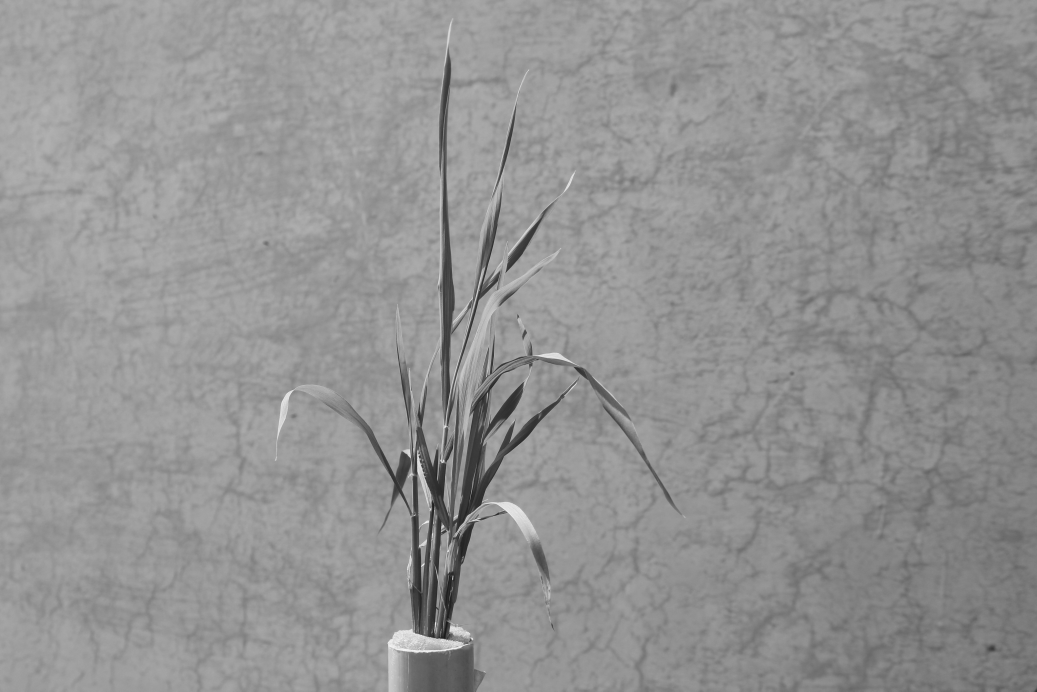
#> input picture test_images/gray.jpg, 5184 x 3456 px (shown at 1/5 size)
$ python removebg.py
#> lines starting #> are read from the running program, lines starting #| are printed output that depends on the picture; after the words box and inside, x2 and y2 are one past the last pixel; in counts of white or black regions, pixels touching at a corner belong together
# import the necessary packages
import numpy as np
import imutils
from cv2 import cv2


def is_contour_bad(c):
    # approximate the contour
    peri = cv2.arcLength(c, True)
    approx = cv2.approxPolyDP(c, 0.02 * peri, True)

    # the contour is 'bad' if it is not a rectangle
    return not len(approx) == 4


# load the shapes image, convert it to grayscale, and edge edges in
# the image
image = cv2.imread("./test_images/gray.jpg")
#> image is the input picture: shape (3456, 5184, 3); min 10, max 255, mean 147
# [4 lines of commented-out code are left out]
gray = cv2.cvtColor(image, cv2.COLOR_BGR2GRAY)
edged = cv2.Canny(gray, 50, 100)
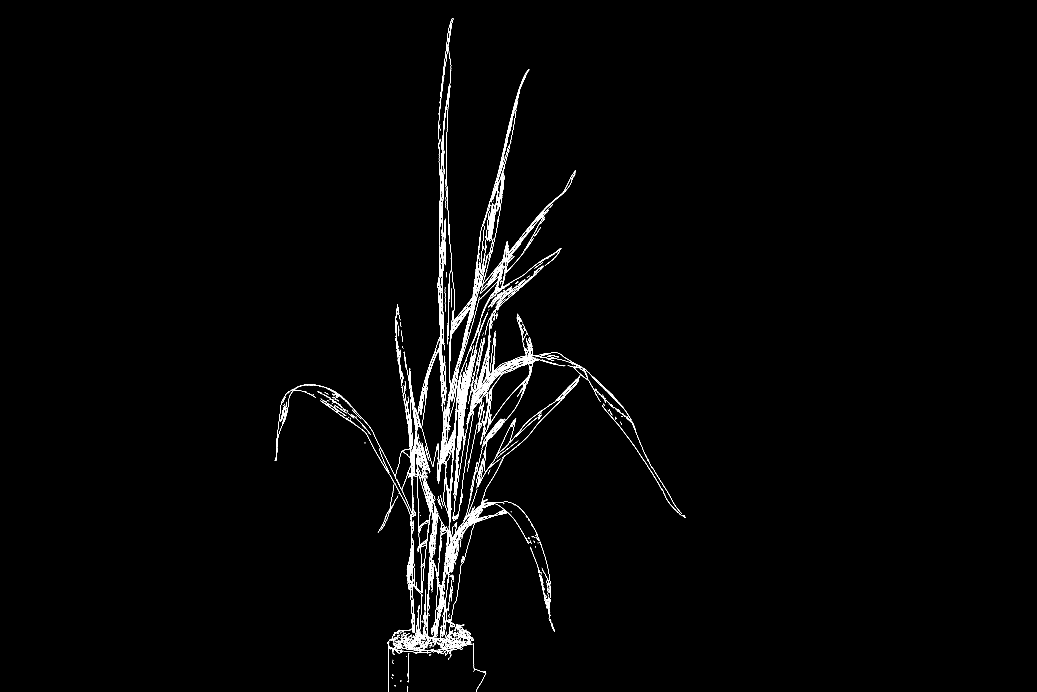
#> edged: shape (3456, 5184) (shown at 1/5 size); 0.72% white in thin lines or dots, all inside (x1, y1, x2, y2) = (1374, 91, 3428, 3456)
cv2.imshow("Original", image)


# find contours in the image and initialize the mask that will be
# used to remove the bad contours
cnts = cv2.findContours(edged.copy(), cv2.RETR_LIST, cv2.CHAIN_APPROX_SIMPLE)
#> cnts = 3473 contours, 3221 with area under 20; largest, box (x1, y1, x2, y2) and area: (2294, 2517, 2629, 2691) 1020, (2169, 3042, 2192, 3188) 943, (2170, 3043, 2192, 3175) 930, (2240, 1898, 2889, 2739) 657, (2322, 1784, 2667, 2206) 551
cnts = imutils.grab_contours(cnts)
mask = np.ones(image.shape[:2], dtype="uint8") * 255

# loop over the contours
for c in cnts:
    # if the contour is bad, draw it on the mask
    if is_contour_bad(c):
        cv2.drawContours(mask, [c], -1, 0, -1)
#> this loop made 3473 passes
#> peri in is_contour_bad on passes 1 to 3: 13.66, 10.49, 53.56
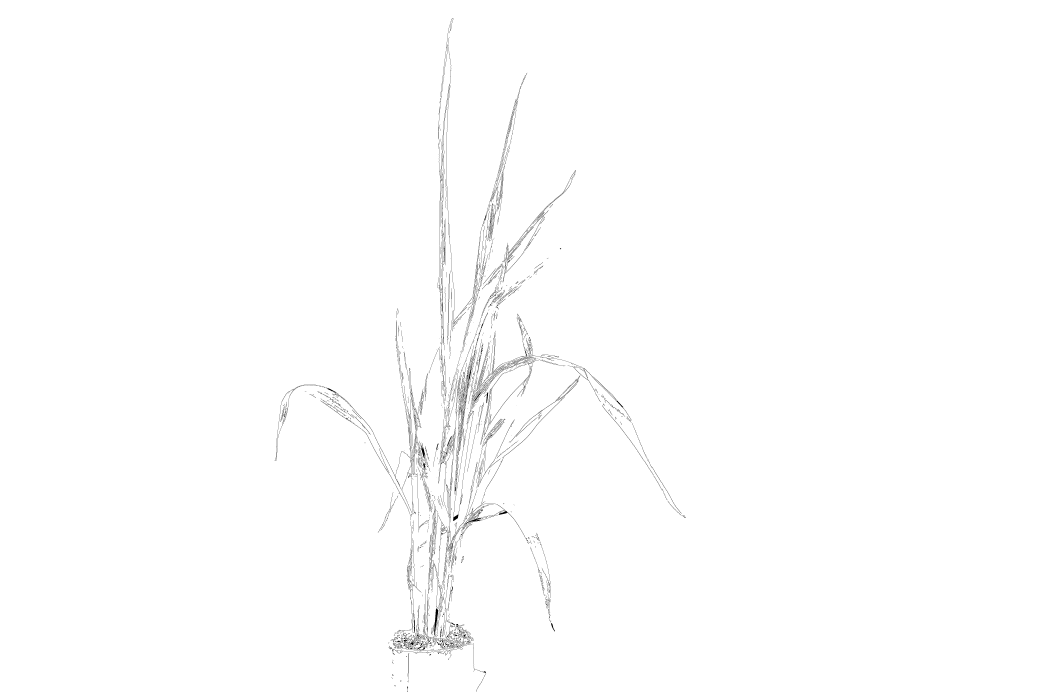
#> mask: shape (3456, 5184) (shown at 1/5 size); 99.4% white; black in thin lines or dots, all inside (x1, y1, x2, y2) = (1374, 91, 3428, 3456)

# remove the contours from the image and show the resulting images
image = cv2.bitwise_and(image, image, mask=mask)
cv2.imshow("Mask", mask)
cv2.imshow("After", image)
print(mask.shape)
#| (3456, 5184)
cv2.waitKey(0)
